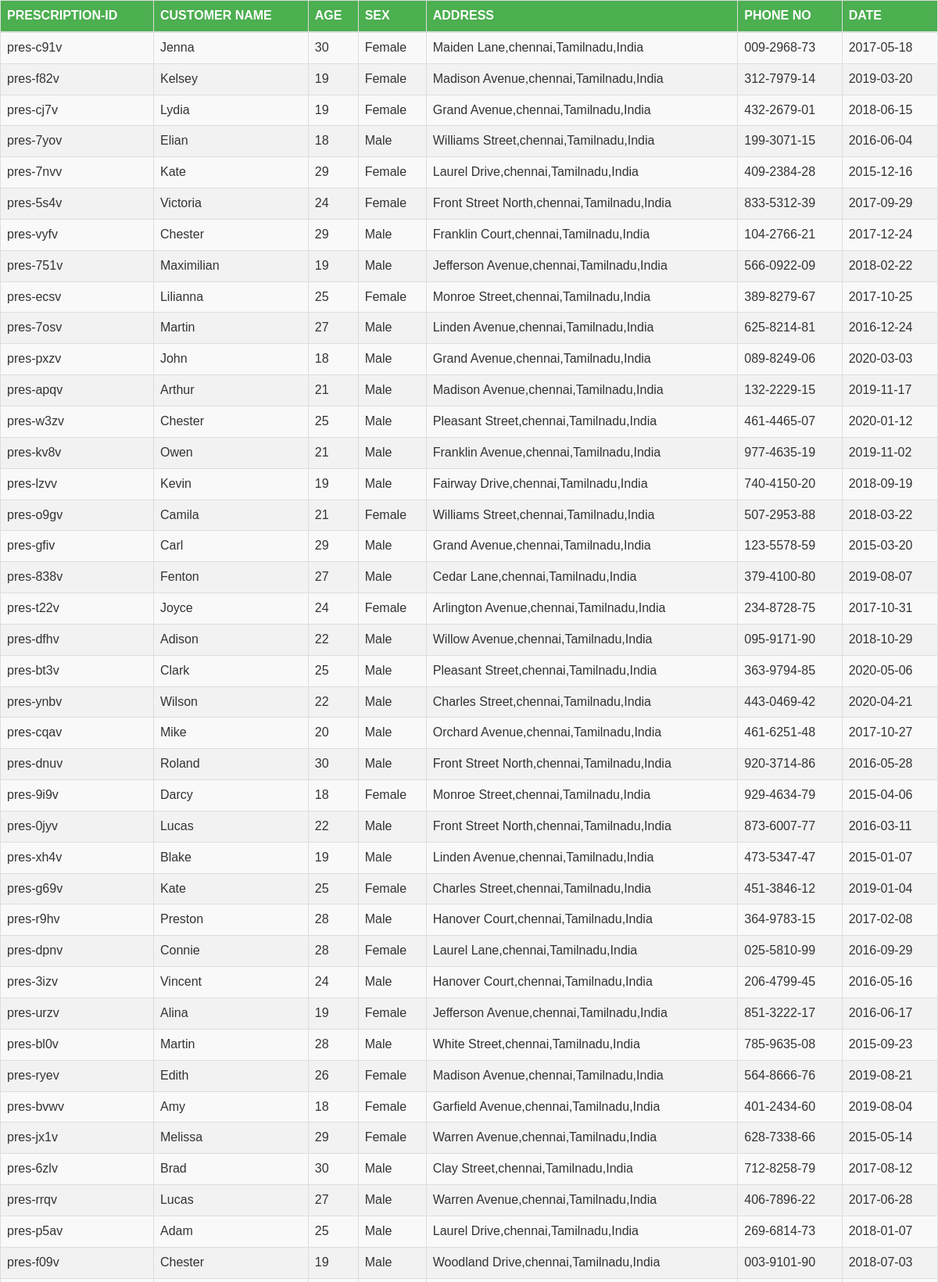
The page /customer.php (signed in, upper part) on the database its author committed.
### tables this page shows
CREATE TABLE `prescription` (
  `pres_id` varchar(9) DEFAULT NULL,
  `cust_name` varchar(10) DEFAULT NULL,
  `Age` int(2) DEFAULT NULL,
  `sex` varchar(6) DEFAULT NULL,
  `address` varchar(42) DEFAULT NULL,
  `inv_id` varchar(8) DEFAULT NULL,
  `Phone` varchar(11) DEFAULT NULL,
  `date` varchar(10) DEFAULT NULL
);

### customer.php (the view, shortened to what this page needs)
<?php
require_once "config.php";
$sql = "SELECT * FROM prescription";
if ($res = mysqli_query($link, $sql)) {
    if (mysqli_num_rows($res) > 0) {
        echo "<table class='table table-striped table-bordered'>";
        echo "<thead class='thead-dark'>";
        echo "<tr>";
        echo "<th>PRESCRIPTION-ID</th>";
        echo "<th>CUSTOMER NAME</th>";
        echo "<th>AGE</th>";
        echo "<th>SEX</th>";
        echo "<th>ADDRESS</th>";
        echo "<th>PHONE NO</th>";
        echo "<th>DATE</th>";
        echo "</tr>";
        echo "</thead>";
        echo "<tbody>";
        while ($row = mysqli_fetch_array($res)) {
            echo "<tr>";
            echo "<td>".$row['pres_id']."</td>";
            echo "<td>".$row['cust_name']."</td>";
            echo "<td>".$row['Age']."</td>";
            echo "<td>".$row['sex']."</td>";
            echo "<td>".$row['address']."</td>";
            echo "<td>".$row['Phone']."</td>";
            echo "<td>".$row['date']."</td>";
            echo "</tr>";
        }
        echo "</tbody>";
        echo "</table>";
    }
    else {
        echo "No matching records are found.";
    }
}
else {
    echo "ERROR: Could not able to execute $sql. " . mysqli_error($link);
}
?>
<!DOCTYPE html>
<html lang="en">
<head>
    <link rel="stylesheet" href="https://maxcdn.bootstrapcdn.com/bootstrap/3.3.7/css/bootstrap.css">
</head>
<body>
</body>
</html>

### customer.php (style rules this page uses)
body { font: 14px sans-serif; }
.table { border-collapse: collapse; width: 100%; }
.table th, .table td { padding: 8px; text-align: left; border-bottom: 1px solid #ddd; }
.table th { background-color: #4CAF50; color: white; }
.table tbody tr:nth-child(even) { background-color: #f2f2f2; }

### rows shown on the page
prescription: pres "pres-c91v", cust_name "Jenna", Age "30", sex "Female", address "Maiden Lane,chennai,Tamilnadu,India", Phone "009-2968-73", date "2017-05-18"
prescription: pres "pres-f82v", cust_name "Kelsey", Age "19", sex "Female", address "Madison Avenue,chennai,Tamilnadu,India", Phone "312-7979-14", date "2019-03-20"
prescription: pres "pres-cj7v", cust_name "Lydia", Age "19", sex "Female", address "Grand Avenue,chennai,Tamilnadu,India", Phone "432-2679-01", date "2018-06-15"
prescription: pres "pres-7yov", cust_name "Elian", Age "18", sex "Male", address "Williams Street,chennai,Tamilnadu,India", Phone "199-3071-15", date "2016-06-04"
prescription: pres "pres-7nvv", cust_name "Kate", Age "29", sex "Female", address "Laurel Drive,chennai,Tamilnadu,India", Phone "409-2384-28", date "2015-12-16"
prescription: pres "pres-5s4v", cust_name "Victoria", Age "24", sex "Female", address "Front Street North,chennai,Tamilnadu,India", Phone "833-5312-39", date "2017-09-29"
prescription: pres "pres-vyfv", cust_name "Chester", Age "29", sex "Male", address "Franklin Court,chennai,Tamilnadu,India", Phone "104-2766-21", date "2017-12-24"
prescription: pres "pres-751v", cust_name "Maximilian", Age "19", sex "Male", address "Jefferson Avenue,chennai,Tamilnadu,India", Phone "566-0922-09", date "2018-02-22"
prescription: pres "pres-ecsv", cust_name "Lilianna", Age "25", sex "Female", address "Monroe Street,chennai,Tamilnadu,India", Phone "389-8279-67", date "2017-10-25"
prescription: pres "pres-7osv", cust_name "Martin", Age "27", sex "Male", address "Linden Avenue,chennai,Tamilnadu,India", Phone "625-8214-81", date "2016-12-24"
prescription: pres "pres-pxzv", cust_name "John", Age "18", sex "Male", address "Grand Avenue,chennai,Tamilnadu,India", Phone "089-8249-06", date "2020-03-03"
prescription: pres "pres-apqv", cust_name "Arthur", Age "21", sex "Male", address "Madison Avenue,chennai,Tamilnadu,India", Phone "132-2229-15", date "2019-11-17"
prescription: pres "pres-w3zv", cust_name "Chester", Age "25", sex "Male", address "Pleasant Street,chennai,Tamilnadu,India", Phone "461-4465-07", date "2020-01-12"
prescription: pres "pres-kv8v", cust_name "Owen", Age "21", sex "Male", address "Franklin Avenue,chennai,Tamilnadu,India", Phone "977-4635-19", date "2019-11-02"
prescription: pres "pres-lzvv", cust_name "Kevin", Age "19", sex "Male", address "Fairway Drive,chennai,Tamilnadu,India", Phone "740-4150-20", date "2018-09-19"
prescription: pres "pres-o9gv", cust_name "Camila", Age "21", sex "Female", address "Williams Street,chennai,Tamilnadu,India", Phone "507-2953-88", date "2018-03-22"
prescription: pres "pres-gfiv", cust_name "Carl", Age "29", sex "Male", address "Grand Avenue,chennai,Tamilnadu,India", Phone "123-5578-59", date "2015-03-20"
prescription: pres "pres-838v", cust_name "Fenton", Age "27", sex "Male", address "Cedar Lane,chennai,Tamilnadu,India", Phone "379-4100-80", date "2019-08-07"
prescription: pres "pres-t22v", cust_name "Joyce", Age "24", sex "Female", address "Arlington Avenue,chennai,Tamilnadu,India", Phone "234-8728-75", date "2017-10-31"
prescription: pres "pres-dfhv", cust_name "Adison", Age "22", sex "Male", address "Willow Avenue,chennai,Tamilnadu,India", Phone "095-9171-90", date "2018-10-29"
prescription: pres "pres-bt3v", cust_name "Clark", Age "25", sex "Male", address "Pleasant Street,chennai,Tamilnadu,India", Phone "363-9794-85", date "2020-05-06"
prescription: pres "pres-ynbv", cust_name "Wilson", Age "22", sex "Male", address "Charles Street,chennai,Tamilnadu,India", Phone "443-0469-42", date "2020-04-21"
prescription: pres "pres-cqav", cust_name "Mike", Age "20", sex "Male", address "Orchard Avenue,chennai,Tamilnadu,India", Phone "461-6251-48", date "2017-10-27"
prescription: pres "pres-dnuv", cust_name "Roland", Age "30", sex "Male", address "Front Street North,chennai,Tamilnadu,India", Phone "920-3714-86", date "2016-05-28"
prescription: pres "pres-9i9v", cust_name "Darcy", Age "18", sex "Female", address "Monroe Street,chennai,Tamilnadu,India", Phone "929-4634-79", date "2015-04-06"
prescription: pres "pres-0jyv", cust_name "Lucas", Age "22", sex "Male", address "Front Street North,chennai,Tamilnadu,India", Phone "873-6007-77", date "2016-03-11"
prescription: pres "pres-xh4v", cust_name "Blake", Age "19", sex "Male", address "Linden Avenue,chennai,Tamilnadu,India", Phone "473-5347-47", date "2015-01-07"
prescription: pres "pres-g69v", cust_name "Kate", Age "25", sex "Female", address "Charles Street,chennai,Tamilnadu,India", Phone "451-3846-12", date "2019-01-04"
prescription: pres "pres-r9hv", cust_name "Preston", Age "28", sex "Male", address "Hanover Court,chennai,Tamilnadu,India", Phone "364-9783-15", date "2017-02-08"
prescription: pres "pres-dpnv", cust_name "Connie", Age "28", sex "Female", address "Laurel Lane,chennai,Tamilnadu,India", Phone "025-5810-99", date "2016-09-29"
prescription: pres "pres-3izv", cust_name "Vincent", Age "24", sex "Male", address "Hanover Court,chennai,Tamilnadu,India", Phone "206-4799-45", date "2016-05-16"
prescription: pres "pres-urzv", cust_name "Alina", Age "19", sex "Female", address "Jefferson Avenue,chennai,Tamilnadu,India", Phone "851-3222-17", date "2016-06-17"
prescription: pres "pres-bl0v", cust_name "Martin", Age "28", sex "Male", address "White Street,chennai,Tamilnadu,India", Phone "785-9635-08", date "2015-09-23"
prescription: pres "pres-ryev", cust_name "Edith", Age "26", sex "Female", address "Madison Avenue,chennai,Tamilnadu,India", Phone "564-8666-76", date "2019-08-21"
prescription: pres "pres-bvwv", cust_name "Amy", Age "18", sex "Female", address "Garfield Avenue,chennai,Tamilnadu,India", Phone "401-2434-60", date "2019-08-04"
prescription: pres "pres-jx1v", cust_name "Melissa", Age "29", sex "Female", address "Warren Avenue,chennai,Tamilnadu,India", Phone "628-7338-66", date "2015-05-14"
prescription: pres "pres-6zlv", cust_name "Brad", Age "30", sex "Male", address "Clay Street,chennai,Tamilnadu,India", Phone "712-8258-79", date "2017-08-12"
prescription: pres "pres-rrqv", cust_name "Lucas", Age "27", sex "Male", address "Warren Avenue,chennai,Tamilnadu,India", Phone "406-7896-22", date "2017-06-28"
prescription: pres "pres-p5av", cust_name "Adam", Age "25", sex "Male", address "Laurel Drive,chennai,Tamilnadu,India", Phone "269-6814-73", date "2018-01-07"
prescription: pres "pres-f09v", cust_name "Chester", Age "19", sex "Male", address "Woodland Drive,chennai,Tamilnadu,India", Phone "003-9101-90", date "2018-07-03"
